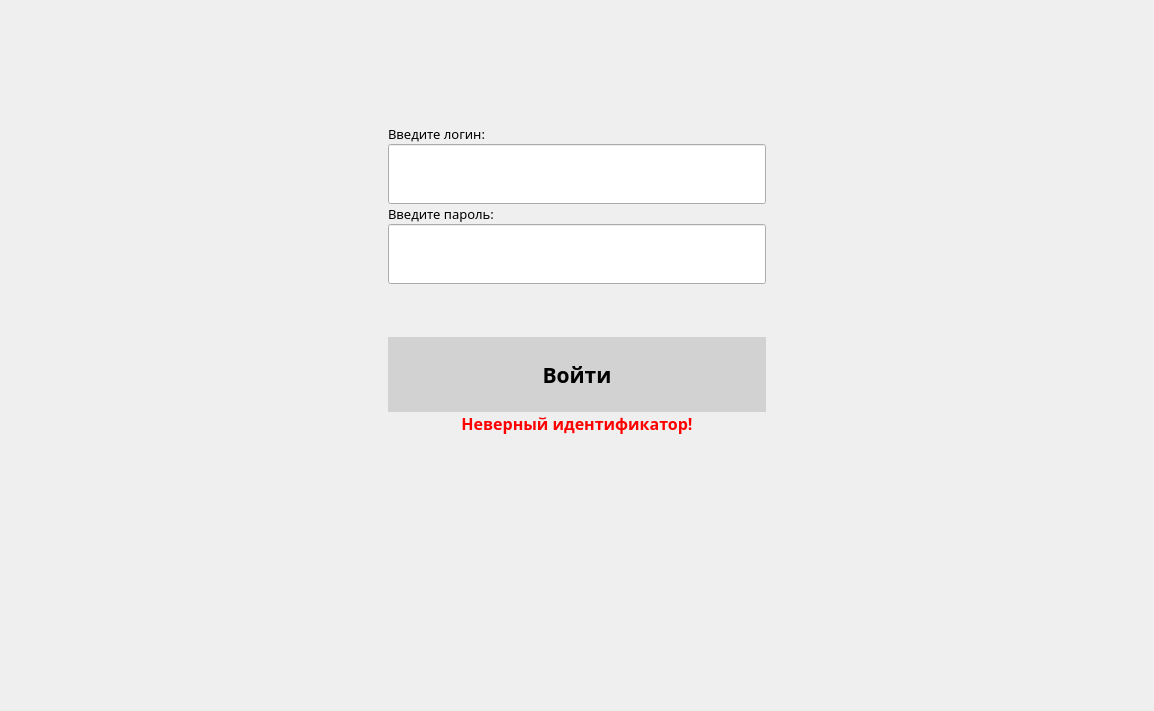
<?xml version="1.0" encoding="UTF-8"?>
<ui version="4.0">
 <class>LoginWidget</class>
 <widget class="QWidget" name="LoginWidget">
  <property name="geometry">
   <rect>
    <x>0</x>
    <y>0</y>
    <width>1154</width>
    <height>711</height>
   </rect>
  </property>
  <property name="windowTitle">
   <string>Form</string>
  </property>
  <layout class="QHBoxLayout" name="horizontalLayout">
   <item>
    <spacer name="horizontalSpacer_2">
     <property name="orientation">
      <enum>Qt::Horizontal</enum>
     </property>
     <property name="sizeType">
      <enum>QSizePolicy::Expanding</enum>
     </property>
     <property name="sizeHint" stdset="0">
      <size>
       <width>40</width>
       <height>20</height>
      </size>
     </property>
    </spacer>
   </item>
   <item>
    <layout class="QVBoxLayout" name="verticalLayout" stretch="0,0,0,0">
     <property name="spacing">
      <number>0</number>
     </property>
     <property name="sizeConstraint">
      <enum>QLayout::SetDefaultConstraint</enum>
     </property>
     <property name="leftMargin">
      <number>0</number>
     </property>
     <property name="topMargin">
      <number>0</number>
     </property>
     <property name="rightMargin">
      <number>0</number>
     </property>
     <property name="bottomMargin">
      <number>0</number>
     </property>
     <item>
      <spacer name="verticalSpacer_2">
       <property name="orientation">
        <enum>Qt::Vertical</enum>
       </property>
       <property name="sizeType">
        <enum>QSizePolicy::Fixed</enum>
       </property>
       <property name="sizeHint" stdset="0">
        <size>
         <width>20</width>
         <height>60</height>
        </size>
       </property>
      </spacer>
     </item>
     <item>
      <layout class="QVBoxLayout" name="verticalLayout_3">
       <property name="sizeConstraint">
        <enum>QLayout::SetFixedSize</enum>
       </property>
       <property name="topMargin">
        <number>0</number>
       </property>
       <item>
        <widget class="QLabel" name="label_2">
         <property name="maximumSize">
          <size>
           <width>16777215</width>
           <height>20</height>
          </size>
         </property>
         <property name="font">
          <font>
           <family>Bahnschrift</family>
           <pointsize>10</pointsize>
          </font>
         </property>
         <property name="text">
          <string>Введите логин:</string>
         </property>
        </widget>
       </item>
       <item>
        <widget class="QLineEdit" name="lineEdit">
         <property name="minimumSize">
          <size>
           <width>0</width>
           <height>60</height>
          </size>
         </property>
         <property name="font">
          <font>
           <family>Bahnschrift</family>
           <pointsize>12</pointsize>
          </font>
         </property>
         <property name="toolTip">
          <string notr="true">Введите логин</string>
         </property>
         <property name="toolTipDuration">
          <number>1</number>
         </property>
         <property name="inputMask">
          <string/>
         </property>
         <property name="text">
          <string/>
         </property>
         <property name="alignment">
          <set>Qt::AlignCenter</set>
         </property>
        </widget>
       </item>
       <item>
        <widget class="QLabel" name="label_3">
         <property name="maximumSize">
          <size>
           <width>16777215</width>
           <height>20</height>
          </size>
         </property>
         <property name="font">
          <font>
           <family>Bahnschrift</family>
           <pointsize>10</pointsize>
          </font>
         </property>
         <property name="text">
          <string>Введите пароль:</string>
         </property>
        </widget>
       </item>
       <item>
        <widget class="QLineEdit" name="lineEdit_2">
         <property name="minimumSize">
          <size>
           <width>0</width>
           <height>60</height>
          </size>
         </property>
         <property name="font">
          <font>
           <family>Bahnschrift</family>
           <pointsize>12</pointsize>
          </font>
         </property>
         <property name="toolTip">
          <string>Введите пароль</string>
         </property>
         <property name="inputMask">
          <string/>
         </property>
         <property name="text">
          <string/>
         </property>
         <property name="alignment">
          <set>Qt::AlignCenter</set>
         </property>
        </widget>
       </item>
      </layout>
     </item>
     <item>
      <layout class="QVBoxLayout" name="verticalLayout_2">
       <property name="spacing">
        <number>0</number>
       </property>
       <property name="sizeConstraint">
        <enum>QLayout::SetMinAndMaxSize</enum>
       </property>
       <property name="bottomMargin">
        <number>100</number>
       </property>
       <item>
        <widget class="QPushButton" name="deletePushButton">
         <property name="sizePolicy">
          <sizepolicy hsizetype="Expanding" vsizetype="Expanding">
           <horstretch>0</horstretch>
           <verstretch>0</verstretch>
          </sizepolicy>
         </property>
         <property name="minimumSize">
          <size>
           <width>0</width>
           <height>60</height>
          </size>
         </property>
         <property name="maximumSize">
          <size>
           <width>16777215</width>
           <height>75</height>
          </size>
         </property>
         <property name="sizeIncrement">
          <size>
           <width>0</width>
           <height>75</height>
          </size>
         </property>
         <property name="font">
          <font>
           <family>Bahnschrift</family>
           <pointsize>16</pointsize>
           <weight>75</weight>
           <bold>true</bold>
          </font>
         </property>
         <property name="styleSheet">
          <string notr="true">QPushButton#deletePushButton {
	border-radius: 0 px;
	background-color: rgb(210, 210, 210);
}

QPushButton#deletePushButton:pressed {
	background-color: rgb(200, 200, 200);
}

QPushButton#deletePushButton:hover {
	background-color: rgb(200, 200, 200);
}</string>
         </property>
         <property name="text">
          <string>Войти</string>
         </property>
         <property name="icon">
          <iconset>
           <normaloff>:/resources/delete.svg</normaloff>:/resources/delete.svg</iconset>
         </property>
         <property name="iconSize">
          <size>
           <width>30</width>
           <height>30</height>
          </size>
         </property>
        </widget>
       </item>
       <item>
        <widget class="QLabel" name="label">
         <property name="minimumSize">
          <size>
           <width>0</width>
           <height>60</height>
          </size>
         </property>
         <property name="maximumSize">
          <size>
           <width>16777215</width>
           <height>75</height>
          </size>
         </property>
         <property name="font">
          <font>
           <family>Bahnschrift</family>
           <pointsize>12</pointsize>
           <weight>75</weight>
           <bold>true</bold>
          </font>
         </property>
         <property name="styleSheet">
          <string notr="true">QLabel#label {
	color: rgb(255, 0, 0);
}</string>
         </property>
         <property name="text">
          <string>Неверный идентификатор!</string>
         </property>
         <property name="alignment">
          <set>Qt::AlignHCenter|Qt::AlignTop</set>
         </property>
        </widget>
       </item>
      </layout>
     </item>
     <item>
      <spacer name="verticalSpacer">
       <property name="orientation">
        <enum>Qt::Vertical</enum>
       </property>
       <property name="sizeType">
        <enum>QSizePolicy::Fixed</enum>
       </property>
       <property name="sizeHint" stdset="0">
        <size>
         <width>20</width>
         <height>60</height>
        </size>
       </property>
      </spacer>
     </item>
    </layout>
   </item>
   <item>
    <spacer name="horizontalSpacer">
     <property name="orientation">
      <enum>Qt::Horizontal</enum>
     </property>
     <property name="sizeType">
      <enum>QSizePolicy::Expanding</enum>
     </property>
     <property name="sizeHint" stdset="0">
      <size>
       <width>40</width>
       <height>20</height>
      </size>
     </property>
    </spacer>
   </item>
  </layout>
 </widget>
 <resources/>
 <connections/>
</ui>
